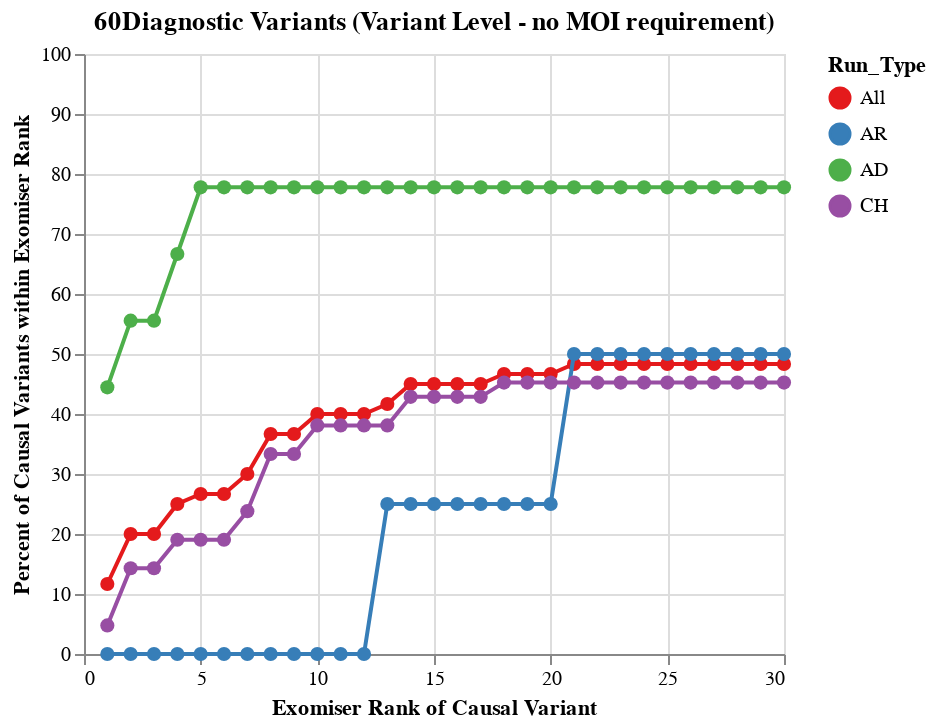

Notebook source saved alongside this figure:
### Code cell
RUN_TYPES = [ 'noN_filtered_15_18_human_REMM_revel_mvp_alphaM_spliceAI_PSF_501_reg_filter_noWL_genomiser' ]
domain = ['All', 'AR', 'AD', 'CH']
d_df,denom = ps.create_df(300, RUN_TYPES, gs_genomiser_success_table)
d_df['Run_Type'] = ['All'] * len(d_df)

gs_genomiser = ps.create_plot(denom, d_df, RUN_TYPES, 'set1', False, domain)
gs_genomiser

d_df,denom = ps.create_df(300, RUN_TYPES, gs_genomiser_AR)
d_df['Run_Type'] = ['AR'] * len(d_df)

gs_genomiser_AR_plot = ps.create_plot(denom, d_df, RUN_TYPES, 'set1', False, domain)
gs_genomiser_AR_plot

d_df,denom = ps.create_df(300, RUN_TYPES, gs_genomiser_AD)
d_df['Run_Type'] = ['AD'] * len(d_df)
gs_genomiser_AD_plot = ps.create_plot(denom, d_df, RUN_TYPES, 'set1', False, domain)
gs_genomiser_AD_plot

d_df,denom = ps.create_df(300, RUN_TYPES, gs_genomiser_cmpd_hets)
d_df['Run_Type'] = ['CH'] * len(d_df)
gs_genomiser_CH_plot = ps.create_plot(denom, d_df, RUN_TYPES, 'set1', False, domain)


gs_genomiser_allplots = alt.layer(gs_genomiser, gs_genomiser_AD_plot, gs_genomiser_AR_plot,gs_genomiser_CH_plot).properties(height=300, width=350)
gs_genomiser_allplots

### Figure 1 — Vega-Lite specification as saved in the notebook (floating-point values rounded to 4 significant figures)
{"config": {"view": {"continuousWidth": 300, "continuousHeight": 300}}, "layer": [{"data": {"name": "data-b791939be2708f3e70949b608fe23951"}, "mark": {"type": "line", "point": {"size": 50}}, "encoding": {"color": {"field": "Run_Type", "scale": {"domain": ["All", "AR", "AD", "CH"], "scheme": "set1"}, "sort": ["noN_filtered_15_18_human_REMM_revel_mvp_alphaM_spliceAI_PSF_501_reg_filter_noWL_genomiser"], "type": "nominal"}, "tooltip": [{"field": "Rank", "type": "quantitative"}, {"field": "Percent_Variants", "type": "quantitative"}, {"field": "Run_Type", "type": "nominal"}], "x": {"field": "Rank", "title": "Exomiser Rank of Causal Variant", "type": "quantitative"}, "y": {"field": "Percent_Variants", "scale": {"domain": [0, 100]}, "title": "Percent of Causal Variants within Exomiser Rank", "type": "quantitative"}}, "title": "60Diagnostic Variants (Variant Level - no MOI requirement)"}, {"data": {"name": "data-796d5d3bc2f052f6f505097a4a5baef1"}, "mark": {"type": "line", "point": {"size": 50}}, "encoding": {"color": {"field": "Run_Type", "scale": {"domain": ["All", "AR", "AD", "CH"], "scheme": "set1"}, "sort": ["noN_filtered_15_18_human_REMM_revel_mvp_alphaM_spliceAI_PSF_501_reg_filter_noWL_genomiser"], "type": "nominal"}, "tooltip": [{"field": "Rank", "type": "quantitative"}, {"field": "Percent_Variants", "type": "quantitative"}, {"field": "Run_Type", "type": "nominal"}], "x": {"field": "Rank", "title": "Exomiser Rank of Causal Variant", "type": "quantitative"}, "y": {"field": "Percent_Variants", "scale": {"domain": [0, 100]}, "title": "Percent of Causal Variants within Exomiser Rank", "type": "quantitative"}}, "title": "9Diagnostic Variants (Variant Level - no MOI requirement)"}, {"data": {"name": "data-d23626d549397a90a40cbae128404997"}, "mark": {"type": "line", "point": {"size": 50}}, "encoding": {"color": {"field": "Run_Type", "scale": {"domain": ["All", "AR", "AD", "CH"], "scheme": "set1"}, "sort": ["noN_filtered_15_18_human_REMM_revel_mvp_alphaM_spliceAI_PSF_501_reg_filter_noWL_genomiser"], "type": "nominal"}, "tooltip": [{"field": "Rank", "type": "quantitative"}, {"field": "Percent_Variants", "type": "quantitative"}, {"field": "Run_Type", "type": "nominal"}], "x": {"field": "Rank", "title": "Exomiser Rank of Causal Variant", "type": "quantitative"}, "y": {"field": "Percent_Variants", "scale": {"domain": [0, 100]}, "title": "Percent of Causal Variants within Exomiser Rank", "type": "quantitative"}}, "title": "4Diagnostic Variants (Variant Level - no MOI requirement)"}, {"data": {"name": "data-b59ccef57961170cca17d5c0a11d8b2a"}, "mark": {"type": "line", "point": {"size": 50}}, "encoding": {"color": {"field": "Run_Type", "scale": {"domain": ["All", "AR", "AD", "CH"], "scheme": "set1"}, "sort": ["noN_filtered_15_18_human_REMM_revel_mvp_alphaM_spliceAI_PSF_501_reg_filter_noWL_genomiser"], "type": "nominal"}, "tooltip": [{"field": "Rank", "type": "quantitative"}, {"field": "Percent_Variants", "type": "quantitative"}, {"field": "Run_Type", "type": "nominal"}], "x": {"field": "Rank", "title": "Exomiser Rank of Causal Variant", "type": "quantitative"}, "y": {"field": "Percent_Variants", "scale": {"domain": [0, 100]}, "title": "Percent of Causal Variants within Exomiser Rank", "type": "quantitative"}}, "title": "42Diagnostic Variants (Variant Level - no MOI requirement)"}], "height": 300, "width": 350, "$schema": "https://vega.github.io/schema/vega-lite/v5.17.0.json", "datasets": {"data-b791939be2708f3e70949b608fe23951": [{"Rank": 1, "NumPatients": 7, "Percent_Variants": 11.67, "Run_Type": "All"}, {"Rank": 2, "NumPatients": 12, "Percent_Variants": 20.0, "Run_Type": "All"}, {"Rank": 3, "NumPatients": 12, "Percent_Variants": 20.0, "Run_Type": "All"}, {"Rank": 4, "NumPatients": 15, "Percent_Variants": 25.0, "Run_Type": "All"}, {"Rank": 5, "NumPatients": 16, "Percent_Variants": 26.67, "Run_Type": "All"}, {"Rank": 6, "NumPatients": 16, "Percent_Variants": 26.67, "Run_Type": "All"}, {"Rank": 7, "NumPatients": 18, "Percent_Variants": 30.0, "Run_Type": "All"}, {"Rank": 8, "NumPatients": 22, "Percent_Variants": 36.67, "Run_Type": "All"}, {"Rank": 9, "NumPatients": 22, "Percent_Variants": 36.67, "Run_Type": "All"}, {"Rank": 10, "NumPatients": 24, "Percent_Variants": 40.0, "Run_Type": "All"}, {"Rank": 11, "NumPatients": 24, "Percent_Variants": 40.0, "Run_Type": "All"}, {"Rank": 12, "NumPatients": 24, "Percent_Variants": 40.0, "Run_Type": "All"}, {"Rank": 13, "NumPatients": 25, "Percent_Variants": 41.67, "Run_Type": "All"}, {"Rank": 14, "NumPatients": 27, "Percent_Variants": 45.0, "Run_Type": "All"}, {"Rank": 15, "NumPatients": 27, "Percent_Variants": 45.0, "Run_Type": "All"}, {"Rank": 16, "NumPatients": 27, "Percent_Variants": 45.0, "Run_Type": "All"}, {"Rank": 17, "NumPatients": 27, "Percent_Variants": 45.0, "Run_Type": "All"}, {"Rank": 18, "NumPatients": 28, "Percent_Variants": 46.67, "Run_Type": "All"}, {"Rank": 19, "NumPatients": 28, "Percent_Variants": 46.67, "Run_Type": "All"}, {"Rank": 20, "NumPatients": 28, "Percent_Variants": 46.67, "Run_Type": "All"}, {"Rank": 21, "NumPatients": 29, "Percent_Variants": 48.33, "Run_Type": "All"}, {"Rank": 22, "NumPatients": 29, "Percent_Variants": 48.33, "Run_Type": "All"}, {"Rank": 23, "NumPatients": 29, "Percent_Variants": 48.33, "Run_Type": "All"}, {"Rank": 24, "NumPatients": 29, "Percent_Variants": 48.33, "Run_Type": "All"}, {"Rank": 25, "NumPatients": 29, "Percent_Variants": 48.33, "Run_Type": "All"}, {"Rank": 26, "NumPatients": 29, "Percent_Variants": 48.33, "Run_Type": "All"}, {"Rank": 27, "NumPatients": 29, "Percent_Variants": 48.33, "Run_Type": "All"}, {"Rank": 28, "NumPatients": 29, "Percent_Variants": 48.33, "Run_Type": "All"}, {"Rank": 29, "NumPatients": 29, "Percent_Variants": 48.33, "Run_Type": "All"}, {"Rank": 30, "NumPatients": 29, "Percent_Variants": 48.33, "Run_Type": "All"}], "data-796d5d3bc2f052f6f505097a4a5baef1": [{"Rank": 1, "NumPatients": 4, "Percent_Variants": 44.44, "Run_Type": "AD"}, {"Rank": 2, "NumPatients": 5, "Percent_Variants": 55.56, "Run_Type": "AD"}, {"Rank": 3, "NumPatients": 5, "Percent_Variants": 55.56, "Run_Type": "AD"}, {"Rank": 4, "NumPatients": 6, "Percent_Variants": 66.67, "Run_Type": "AD"}, {"Rank": 5, "NumPatients": 7, "Percent_Variants": 77.78, "Run_Type": "AD"}, {"Rank": 6, "NumPatients": 7, "Percent_Variants": 77.78, "Run_Type": "AD"}, {"Rank": 7, "NumPatients": 7, "Percent_Variants": 77.78, "Run_Type": "AD"}, {"Rank": 8, "NumPatients": 7, "Percent_Variants": 77.78, "Run_Type": "AD"}, {"Rank": 9, "NumPatients": 7, "Percent_Variants": 77.78, "Run_Type": "AD"}, {"Rank": 10, "NumPatients": 7, "Percent_Variants": 77.78, "Run_Type": "AD"}, {"Rank": 11, "NumPatients": 7, "Percent_Variants": 77.78, "Run_Type": "AD"}, {"Rank": 12, "NumPatients": 7, "Percent_Variants": 77.78, "Run_Type": "AD"}, {"Rank": 13, "NumPatients": 7, "Percent_Variants": 77.78, "Run_Type": "AD"}, {"Rank": 14, "NumPatients": 7, "Percent_Variants": 77.78, "Run_Type": "AD"}, {"Rank": 15, "NumPatients": 7, "Percent_Variants": 77.78, "Run_Type": "AD"}, {"Rank": 16, "NumPatients": 7, "Percent_Variants": 77.78, "Run_Type": "AD"}, {"Rank": 17, "NumPatients": 7, "Percent_Variants": 77.78, "Run_Type": "AD"}, {"Rank": 18, "NumPatients": 7, "Percent_Variants": 77.78, "Run_Type": "AD"}, {"Rank": 19, "NumPatients": 7, "Percent_Variants": 77.78, "Run_Type": "AD"}, {"Rank": 20, "NumPatients": 7, "Percent_Variants": 77.78, "Run_Type": "AD"}, {"Rank": 21, "NumPatients": 7, "Percent_Variants": 77.78, "Run_Type": "AD"}, {"Rank": 22, "NumPatients": 7, "Percent_Variants": 77.78, "Run_Type": "AD"}, {"Rank": 23, "NumPatients": 7, "Percent_Variants": 77.78, "Run_Type": "AD"}, {"Rank": 24, "NumPatients": 7, "Percent_Variants": 77.78, "Run_Type": "AD"}, {"Rank": 25, "NumPatients": 7, "Percent_Variants": 77.78, "Run_Type": "AD"}, {"Rank": 26, "NumPatients": 7, "Percent_Variants": 77.78, "Run_Type": "AD"}, {"Rank": 27, "NumPatients": 7, "Percent_Variants": 77.78, "Run_Type": "AD"}, {"Rank": 28, "NumPatients": 7, "Percent_Variants": 77.78, "Run_Type": "AD"}, {"Rank": 29, "NumPatients": 7, "Percent_Variants": 77.78, "Run_Type": "AD"}, {"Rank": 30, "NumPatients": 7, "Percent_Variants": 77.78, "Run_Type": "AD"}], "data-d23626d549397a90a40cbae128404997": [{"Rank": 1, "NumPatients": 0, "Percent_Variants": 0.0, "Run_Type": "AR"}, {"Rank": 2, "NumPatients": 0, "Percent_Variants": 0.0, "Run_Type": "AR"}, {"Rank": 3, "NumPatients": 0, "Percent_Variants": 0.0, "Run_Type": "AR"}, {"Rank": 4, "NumPatients": 0, "Percent_Variants": 0.0, "Run_Type": "AR"}, {"Rank": 5, "NumPatients": 0, "Percent_Variants": 0.0, "Run_Type": "AR"}, {"Rank": 6, "NumPatients": 0, "Percent_Variants": 0.0, "Run_Type": "AR"}, {"Rank": 7, "NumPatients": 0, "Percent_Variants": 0.0, "Run_Type": "AR"}, {"Rank": 8, "NumPatients": 0, "Percent_Variants": 0.0, "Run_Type": "AR"}, {"Rank": 9, "NumPatients": 0, "Percent_Variants": 0.0, "Run_Type": "AR"}, {"Rank": 10, "NumPatients": 0, "Percent_Variants": 0.0, "Run_Type": "AR"}, {"Rank": 11, "NumPatients": 0, "Percent_Variants": 0.0, "Run_Type": "AR"}, {"Rank": 12, "NumPatients": 0, "Percent_Variants": 0.0, "Run_Type": "AR"}, {"Rank": 13, "NumPatients": 1, "Percent_Variants": 25.0, "Run_Type": "AR"}, {"Rank": 14, "NumPatients": 1, "Percent_Variants": 25.0, "Run_Type": "AR"}, {"Rank": 15, "NumPatients": 1, "Percent_Variants": 25.0, "Run_Type": "AR"}, {"Rank": 16, "NumPatients": 1, "Percent_Variants": 25.0, "Run_Type": "AR"}, {"Rank": 17, "NumPatients": 1, "Percent_Variants": 25.0, "Run_Type": "AR"}, {"Rank": 18, "NumPatients": 1, "Percent_Variants": 25.0, "Run_Type": "AR"}, {"Rank": 19, "NumPatients": 1, "Percent_Variants": 25.0, "Run_Type": "AR"}, {"Rank": 20, "NumPatients": 1, "Percent_Variants": 25.0, "Run_Type": "AR"}, {"Rank": 21, "NumPatients": 2, "Percent_Variants": 50.0, "Run_Type": "AR"}, {"Rank": 22, "NumPatients": 2, "Percent_Variants": 50.0, "Run_Type": "AR"}, {"Rank": 23, "NumPatients": 2, "Percent_Variants": 50.0, "Run_Type": "AR"}, {"Rank": 24, "NumPatients": 2, "Percent_Variants": 50.0, "Run_Type": "AR"}, {"Rank": 25, "NumPatients": 2, "Percent_Variants": 50.0, "Run_Type": "AR"}, {"Rank": 26, "NumPatients": 2, "Percent_Variants": 50.0, "Run_Type": "AR"}, {"Rank": 27, "NumPatients": 2, "Percent_Variants": 50.0, "Run_Type": "AR"}, {"Rank": 28, "NumPatients": 2, "Percent_Variants": 50.0, "Run_Type": "AR"}, {"Rank": 29, "NumPatients": 2, "Percent_Variants": 50.0, "Run_Type": "AR"}, {"Rank": 30, "NumPatients": 2, "Percent_Variants": 50.0, "Run_Type": "AR"}], "data-b59ccef57961170cca17d5c0a11d8b2a": [{"Rank": 1, "NumPatients": 2, "Percent_Variants": 4.762, "Run_Type": "CH"}, {"Rank": 2, "NumPatients": 6, "Percent_Variants": 14.29, "Run_Type": "CH"}, {"Rank": 3, "NumPatients": 6, "Percent_Variants": 14.29, "Run_Type": "CH"}, {"Rank": 4, "NumPatients": 8, "Percent_Variants": 19.05, "Run_Type": "CH"}, {"Rank": 5, "NumPatients": 8, "Percent_Variants": 19.05, "Run_Type": "CH"}, {"Rank": 6, "NumPatients": 8, "Percent_Variants": 19.05, "Run_Type": "CH"}, {"Rank": 7, "NumPatients": 10, "Percent_Variants": 23.81, "Run_Type": "CH"}, {"Rank": 8, "NumPatients": 14, "Percent_Variants": 33.33, "Run_Type": "CH"}, {"Rank": 9, "NumPatients": 14, "Percent_Variants": 33.33, "Run_Type": "CH"}, {"Rank": 10, "NumPatients": 16, "Percent_Variants": 38.1, "Run_Type": "CH"}, {"Rank": 11, "NumPatients": 16, "Percent_Variants": 38.1, "Run_Type": "CH"}, {"Rank": 12, "NumPatients": 16, "Percent_Variants": 38.1, "Run_Type": "CH"}, {"Rank": 13, "NumPatients": 16, "Percent_Variants": 38.1, "Run_Type": "CH"}, {"Rank": 14, "NumPatients": 18, "Percent_Variants": 42.86, "Run_Type": "CH"}, {"Rank": 15, "NumPatients": 18, "Percent_Variants": 42.86, "Run_Type": "CH"}, {"Rank": 16, "NumPatients": 18, "Percent_Variants": 42.86, "Run_Type": "CH"}, {"Rank": 17, "NumPatients": 18, "Percent_Variants": 42.86, "Run_Type": "CH"}, {"Rank": 18, "NumPatients": 19, "Percent_Variants": 45.24, "Run_Type": "CH"}, {"Rank": 19, "NumPatients": 19, "Percent_Variants": 45.24, "Run_Type": "CH"}, {"Rank": 20, "NumPatients": 19, "Percent_Variants": 45.24, "Run_Type": "CH"}, {"Rank": 21, "NumPatients": 19, "Percent_Variants": 45.24, "Run_Type": "CH"}, {"Rank": 22, "NumPatients": 19, "Percent_Variants": 45.24, "Run_Type": "CH"}, {"Rank": 23, "NumPatients": 19, "Percent_Variants": 45.24, "Run_Type": "CH"}, {"Rank": 24, "NumPatients": 19, "Percent_Variants": 45.24, "Run_Type": "CH"}, {"Rank": 25, "NumPatients": 19, "Percent_Variants": 45.24, "Run_Type": "CH"}, {"Rank": 26, "NumPatients": 19, "Percent_Variants": 45.24, "Run_Type": "CH"}, {"Rank": 27, "NumPatients": 19, "Percent_Variants": 45.24, "Run_Type": "CH"}, {"Rank": 28, "NumPatients": 19, "Percent_Variants": 45.24, "Run_Type": "CH"}, {"Rank": 29, "NumPatients": 19, "Percent_Variants": 45.24, "Run_Type": "CH"}, {"Rank": 30, "NumPatients": 19, "Percent_Variants": 45.24, "Run_Type": "CH"}]}}
